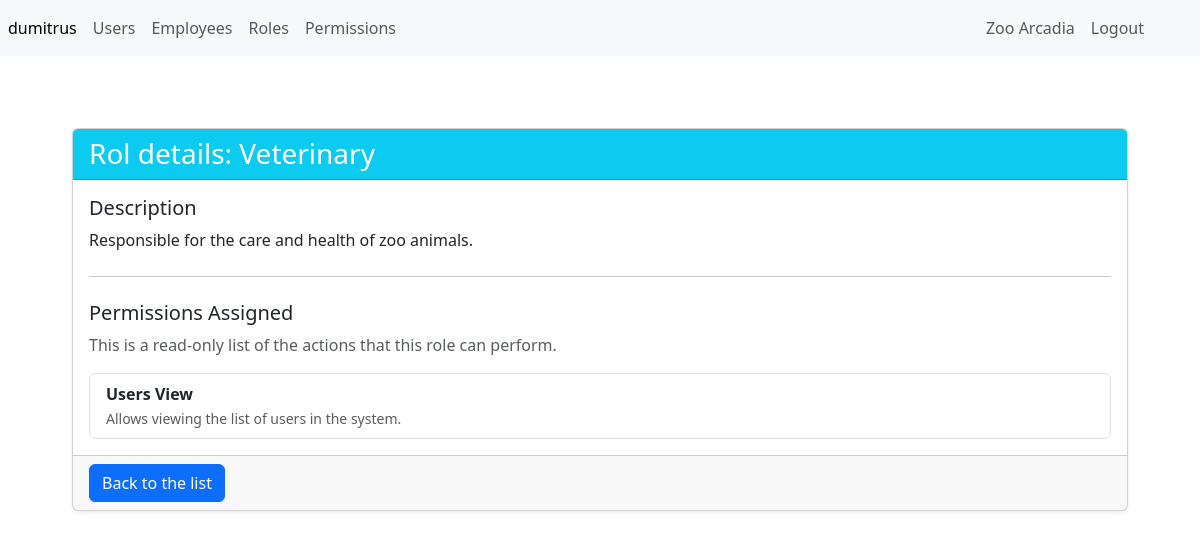
The page /roles/gest/view?id=1 (signed in) on the database its author committed.
### tables this page shows
CREATE TABLE roles (
    id_role INT AUTO_INCREMENT PRIMARY KEY,
     
    role_name VARCHAR(50) NOT NULL UNIQUE,
     
    role_description TEXT,
     
     
    created_at TIMESTAMP DEFAULT CURRENT_TIMESTAMP,
     
    updated_at TIMESTAMP DEFAULT CURRENT_TIMESTAMP ON UPDATE CURRENT_TIMESTAMP  
);

CREATE TABLE permissions (
    id_permission INT AUTO_INCREMENT PRIMARY KEY,
     
    permission_name VARCHAR(100) NOT NULL UNIQUE,
     
    permission_desc TEXT
);

### App/roles/controllers/roles_gest_controller.php (called while the page is built, shortened)
<?php
require_once __DIR__ . "/../models/role.php";
class RolesGestController
{
    public function view()
    {
        $id_role = $_GET['id'];
        $role = Role::find($id_role);
        $permissions = Role::getPermissions($id_role);
        require_once __DIR__ . '/../views/gest/view.php';
    }
}

### App/roles/rolesRouter.php (called while the page is built, shortened)
<?php
handleDomainRouting('roles', __DIR__);

### public/index.php (called while the page is built, shortened)
<?php
require_once __DIR__ . '/../App/router.php';
?>

### App/roles/models/role.php (called while the page is built, shortened)
<?php
class Role
{
    public function __construct($id_role, $role_name, $role_description, $created_at, $updated_at)
    {
        $this->role_name = $role_name;
        $this->role_description = $role_description;
    }
    public static function find($id_role)
    {
        $connectionDB = DB::createInstance();
        $query = "SELECT * FROM roles WHERE id_role = ?";
        $sql = $connectionDB->prepare($query);
        $sql->execute([$id_role]);
        $role = $sql->fetch();
        return new Role($role["id_role"], $role["role_name"], $role["role_description"], $role["created_at"], $role["updated_at"]);
    }
    public static function getPermissions($id_role)
    {
        $connectionDB = DB::createInstance();
        $query = "SELECT p.id_permission, p.permission_name, p.permission_desc
                  FROM permissions p
                  JOIN roles_permissions rp
                  ON p.id_permission = rp.permission_id
                  WHERE rp.role_id = ?
                  ORDER BY p.permission_name ASC";
        $sql = $connectionDB->prepare($query);
        $sql->execute([$id_role]);
        return $sql->fetchAll(PDO::FETCH_ASSOC);
    }
}

### App/roles/views/gest/view.php (the view, shortened to what this page needs)
<?php
require_once __DIR__ . '/../../../../includes/functions.php';
?>
<div class="container-fluid pt-4 px-4">
    <div class="row g-4">
        <div class="col-12">
            <div class="card shadow-sm">
                <div class="card-header bg-info text-white">
                    <h3 class="mb-0">Rol details: <?= htmlspecialchars($role->role_name) ?></h3>
                </div>
                <div class="card-body">
                    <h5 class="card-title">Description</h5>
                    <p class="card-text mb-4">
                        <?= htmlspecialchars($role->role_description) ?>
                    </p>
                    <hr>
                    <h5 class="card-title mt-4">Permissions Assigned</h5>
                    <p class="text-muted">This is a read-only list of the actions that this role can perform.</p>
                    <?php if (!empty($permissions)) : ?>
                        <div class="list-group">
                            <?php foreach ($permissions as $permission) : ?>
                                <div class="list-group-item">
                                    <strong><?= htmlspecialchars(ucwords(str_replace('-', ' ', $permission['permission_name']))) ?></strong>
                                    <br>
                                    <small class="text-muted"><?= htmlspecialchars($permission['permission_desc']) ?></small>
                                </div>
                            <?php endforeach; ?>
                        </div>
                    <?php else : ?>
                        <div class="alert alert-warning" role="alert">
                            This role has no permissions assigned currently.
                        </div>
                    <?php endif; ?>
                </div>
                <div class="card-footer text-end d-flex justify-content-between align-items-start">
                    <a href="/roles/gest/start" class="btn btn-primary">Back to the list</a>
                </div>
            </div>
        </div>
    </div>
</div>

### rows shown on the page
roles: role_name "Veterinary", role_description "Responsible for the care and health of zoo animals."
permissions: permission_name "Users View", permission_desc "Allows viewing the list of users in the system."

### other values the page prints
$_SESSION["user"]["username"] "dumitrus"
